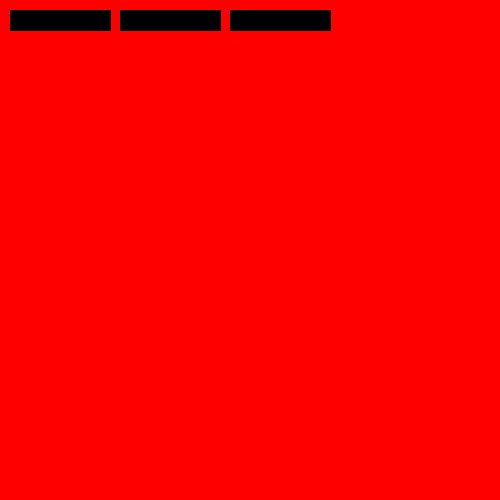
Frame 1 (no input)
Frame 60 (the mouse pressed at the canvas centre just before this capture): identical to frame 1, image omitted
Frame 120 (the mouse held since frame 60 and released just before this capture): identical to frame 1, image omitted

The Processing sketch that drew this single still picture (run headless with seeded random() and noise(); from frame 60 on, the mouse is pressed at the canvas centre):

// Processing sketch: ButonTests
// ── ButonTests.pde
float x = 10;
float y = 10;
float w = 100;
float h = 20;

Button button,button2,button3;

void setup()
{
 size(500,500);
 //background(255);
 stroke(0);
 fill(0);
 button = new Button(10,10,100,20,1);
 button2 = new Button(120,10,100,20,2);
 button3 = new Button(230,10,100,20,3);
}

void draw()
{
  background(255,0,0);
  button.Update();
  button2.Update();
  button3.Update();
  fill(0);
  

}


  void MouseReleased()
  {
    print("asda");
    if(mouseX>button.x && mouseX <button.x+button.w && mouseY>button.y && mouseY <button.y+button.h)
         {
          println(button.number);
          //do stuff 
         } 
    
    
    
  }
// ── Button.pde
class Button
{
  
  float x,y,w,h,number;
  
  Button(float x, float y, float w, float h, float number)
  {
    this.x = x;
    this.y = y;
    this.w = w;
    this.h = h;
    this.number = number;
  }
  
  void Update()
  {
    
    if(mousePressed)
    {
       if(mouseX>x && mouseX <x+w && mouseY>y && mouseY <y+h)
       {
       
        fill(255);
        //do stuff 
       }
    }

    rect(x,y,w,h);
    fill(0);
  }

  
  

}
